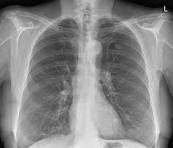
#> input picture assets/samples/chest_xray_sample.jpg, 173 x 148 px, found by its file name
$ python demo_pipeline.py   (older library calls are emulated)
#> lines starting #> are read from the running program, lines starting #| are printed output that depends on the picture; after the words box and inside, x2 and y2 are one past the last pixel; in counts of white or black regions, pixels touching at a corner belong together
### ml/src/medchron/imaging/pipeline.py

from __future__ import annotations

from dataclasses import dataclass
from pathlib import Path
from typing import Dict, List, Optional, Union

import cv2
import numpy as np

from ..config import PreprocessConfig
from .enhancement import denoise, enhance_contrast, to_grayscale
from .quality import QualityReport, assess_quality
from .roi import ROI, draw_rois, extract_rois
from .segmentation import clean_mask, segment


@dataclass
class PipelineResult:

    original: np.ndarray
    gray: np.ndarray
    denoised: np.ndarray
    enhanced: np.ndarray
    mask: np.ndarray
    cleaned_mask: np.ndarray
    quality: QualityReport
    rois: List[ROI]
    annotated: np.ndarray

    @property
    def stages(self) -> Dict[str, np.ndarray]:
        return {
            "original": self.original,
            "gray": self.gray,
            "denoised": self.denoised,
            "enhanced": self.enhanced,
            "mask": self.mask,
            "cleaned_mask": self.cleaned_mask,
            "annotated": self.annotated,
        }

    def summary(self) -> dict:
        return {
            "quality": self.quality.to_dict(),
            "num_rois": len(self.rois),
            "rois": [r.to_dict() for r in self.rois],
        }


class MedicalImagePipeline:

    def __init__(self, config: Optional[PreprocessConfig] = None) -> None:
        self.config = config or PreprocessConfig()

    def run(self, image: np.ndarray) -> PipelineResult:
        cfg = self.config

        original = cv2.resize(image, cfg.target_size, interpolation=cv2.INTER_AREA)
        gray = to_grayscale(original)
        quality = assess_quality(
            gray,
            min_focus=cfg.min_focus,
            brightness_range=(cfg.brightness_lo, cfg.brightness_hi),
            min_contrast=cfg.min_contrast,
        )
        denoised = denoise(gray, cfg)
        enhanced = enhance_contrast(denoised, cfg)
        mask = segment(enhanced, cfg)
        cleaned = clean_mask(mask, cfg)
        rois = extract_rois(cleaned, original, cfg)
        annotated = draw_rois(original, rois)

        return PipelineResult(
            original=original,
            gray=gray,
            denoised=denoised,
            enhanced=enhanced,
            mask=mask,
            cleaned_mask=cleaned,
            quality=quality,
            rois=rois,
            annotated=annotated,
        )

    def run_path(self, path: Union[str, Path]) -> PipelineResult:
#> called with path = 'assets/samples/chest_xray_sample.jpg'
        image = cv2.imread(str(path), cv2.IMREAD_COLOR)
#> image is the input picture: shape (148, 173, 3); min 0, max 243, mean 134.2
        if image is None:
            raise FileNotFoundError(f"Could not read image: {path}")
        return self.run(image)
#> in run, `original = cv2.resize(image, cfg.target_size, interpolation=cv2.INTER_..`:
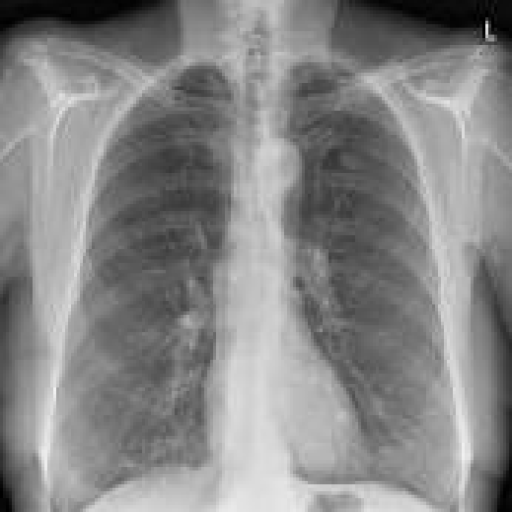
#> original: shape (512, 512, 3); min 0, max 243, mean 134.1

    # [15 lines left out: functions model_input, model_image, not called in this run]

### ml/src/medchron/imaging/enhancement.py

from __future__ import annotations

import cv2
import numpy as np

from ..config import PreprocessConfig


def _odd(value: int) -> int:
    return value if value % 2 == 1 else value + 1


def to_grayscale(image: np.ndarray) -> np.ndarray:
    if image.ndim == 2:
        return image
    if image.shape[2] == 4:
        image = cv2.cvtColor(image, cv2.COLOR_BGRA2BGR)
    return cv2.cvtColor(image, cv2.COLOR_BGR2GRAY)


def denoise(gray: np.ndarray, cfg: PreprocessConfig) -> np.ndarray:
    k = _odd(cfg.denoise_ksize)
    if cfg.denoise_method == "gaussian":
        return cv2.GaussianBlur(gray, (k, k), 0)
    if cfg.denoise_method == "median":
        return cv2.medianBlur(gray, k)
    if cfg.denoise_method == "bilateral":
        return cv2.bilateralFilter(gray, cfg.bilateral_d, 75, 75)
    return gray


def enhance_contrast(gray: np.ndarray, cfg: PreprocessConfig) -> np.ndarray:
    out = gray
    if cfg.use_hist_eq:
        out = cv2.equalizeHist(out)
    clahe = cv2.createCLAHE(
        clipLimit=cfg.clahe_clip,
        tileGridSize=(cfg.clahe_tile, cfg.clahe_tile),
    )
    return clahe.apply(out)


def normalize01(gray: np.ndarray) -> np.ndarray:
    return gray.astype(np.float32) / 255.0

### ml/src/medchron/imaging/quality.py

from __future__ import annotations

from dataclasses import dataclass, field
from typing import List, Tuple

import cv2
import numpy as np


def _piecewise(value: float, points: List[Tuple[float, float]]) -> float:
    pts = sorted(points)
    if value <= pts[0][0]:
        return pts[0][1]
    if value >= pts[-1][0]:
        return pts[-1][1]
    for (x0, y0), (x1, y1) in zip(pts, pts[1:]):
        if x0 <= value <= x1:
            t = (value - x0) / (x1 - x0)
            return y0 + t * (y1 - y0)
    return pts[-1][1]


def _status(score: float) -> str:
    if score >= 70:
        return "ok"
    if score >= 45:
        return "warn"
    return "fail"


@dataclass
class QualityCheck:
    name: str
    status: str
    detail: str

    def to_dict(self) -> dict:
        return {"name": self.name, "status": self.status, "detail": self.detail}


@dataclass
class QualityReport:

    focus: float
    brightness: float
    contrast: float
    passed: bool
    reasons: List[str] = field(default_factory=list)

    overall_score: int = 100
    focus_score: int = 100
    brightness_score: int = 100
    contrast_score: int = 100
    motion_blur_ratio: float = 1.0
    motion_blur_detected: bool = False
    checks: List[QualityCheck] = field(default_factory=list)
    recommendation: str = ""

    def to_dict(self) -> dict:
        return {
            "focus": round(self.focus, 2),
            "brightness": round(self.brightness, 2),
            "contrast": round(self.contrast, 2),
            "passed": self.passed,
            "reasons": self.reasons,
            "overall_score": self.overall_score,
            "focus_score": self.focus_score,
            "brightness_score": self.brightness_score,
            "contrast_score": self.contrast_score,
            "motion_blur_ratio": round(self.motion_blur_ratio, 3),
            "motion_blur_detected": self.motion_blur_detected,
            "checks": [c.to_dict() for c in self.checks],
            "recommendation": self.recommendation,
        }


def assess_quality(
    gray: np.ndarray,
    *,
    min_focus: float = 80.0,
    brightness_range: Tuple[float, float] = (25.0, 235.0),
    min_contrast: float = 12.0,
) -> QualityReport:
#> called with min_focus = 80, brightness_range = (25, 235), min_contrast = 12
    focus = float(cv2.Laplacian(gray, cv2.CV_64F).var())
#> focus = 47.39
    brightness = float(gray.mean())
#> brightness = 134.1
    contrast = float(gray.std())
#> contrast = 46.96

    reasons: List[str] = []
    if focus < min_focus:
        reasons.append(f"blurry / out of focus (Laplacian variance {focus:.1f} < {min_focus})")
    lo, hi = brightness_range
    if brightness < lo:
        reasons.append(f"under-exposed (mean brightness {brightness:.1f} < {lo})")
    elif brightness > hi:
        reasons.append(f"over-exposed (mean brightness {brightness:.1f} > {hi})")
    if contrast < min_contrast:
        reasons.append(f"low contrast (intensity std {contrast:.1f} < {min_contrast})")
    passed = len(reasons) == 0
#> passed = False

    focus_score = round(_piecewise(focus, [(0, 0), (min_focus, 55), (min_focus * 3, 100)]))
#> the loop in _piecewise, `for (x0, y0), (x1, y1) in zip(pts, pts[1:]):` made 1 pass
#> t on pass 1: 0.592
#> focus_score = 33
    contrast_score = round(_piecewise(contrast, [(0, 0), (min_contrast, 55), (min_contrast * 3, 100)]))
#> contrast_score = 100
    center = (lo + hi) / 2
    half = (hi - lo) / 2
    dist = abs(brightness - center)
#> dist = 4.12
    brightness_score = round(_piecewise(dist, [(0, 100), (half, 55), (half * 2, 0)]))
#> the loop in _piecewise, `for (x0, y0), (x1, y1) in zip(pts, pts[1:]):` made 1 pass
#> t on pass 1: 0.0392
#> brightness_score = 98

    gx = cv2.Sobel(gray, cv2.CV_64F, 1, 0, ksize=3)
    gy = cv2.Sobel(gray, cv2.CV_64F, 0, 1, ksize=3)
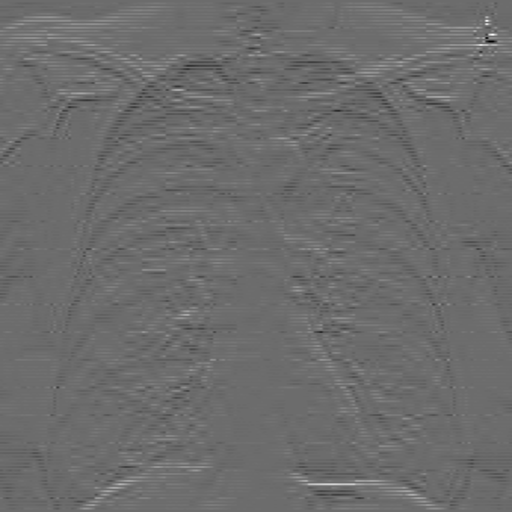
#> gy: shape (512, 512) float64; min -292, max 397, mean 1.9; drawn with min black and max white
    ex, ey = float(np.mean(gx ** 2)), float(np.mean(gy ** 2))
#> ex = 755.2; ey = 428.3
    motion_blur_ratio = min(ex, ey) / max(ex, ey) if max(ex, ey) > 0 else 1.0
#> motion_blur_ratio = 0.567
    motion_blur_detected = motion_blur_ratio < 0.35 and focus < min_focus * 1.5
#> motion_blur_detected = False

    overall_score = round(0.45 * focus_score + 0.30 * brightness_score + 0.25 * contrast_score)
#> overall_score = 69
    if motion_blur_detected:
        overall_score = max(0, overall_score - 10)
    overall_score = max(0, min(100, overall_score))

    checks = [
        QualityCheck("Focus Quality", _status(focus_score),
                     f"Laplacian variance {focus:.1f} (min {min_focus:.0f})"),
        QualityCheck("Brightness", _status(brightness_score),
                     f"mean intensity {brightness:.1f} (target {lo:.0f}-{hi:.0f})"),
        QualityCheck("Contrast", _status(contrast_score),
                     f"intensity std {contrast:.1f} (min {min_contrast:.0f})"),
    ]
    if motion_blur_detected:
        checks.append(QualityCheck(
            "Motion Blur", "warn",
            f"directional gradient ratio {motion_blur_ratio:.2f} (1.00 = isotropic)",
        ))

    if passed:
        recommendation = (
            "Image quality is excellent. Suitable for AI analysis."
            if overall_score >= 85 else
            "Image quality is acceptable. Suitable for AI analysis, though a sharper "
            "or better-exposed scan would improve reliability."
        )
    else:
        recommendation = (
            "Image quality is insufficient for reliable AI analysis: "
            + "; ".join(reasons) + ". Recommendation: retake the scan."
        )

    return QualityReport(
        focus=focus, brightness=brightness, contrast=contrast,
        passed=passed, reasons=reasons,
        overall_score=overall_score, focus_score=focus_score,
        brightness_score=brightness_score, contrast_score=contrast_score,
        motion_blur_ratio=motion_blur_ratio, motion_blur_detected=motion_blur_detected,
        checks=checks, recommendation=recommendation,
    )

### ml/src/medchron/imaging/segmentation.py

from __future__ import annotations

import cv2
import numpy as np

from ..config import PreprocessConfig

_MORPH_TYPES = {"open": cv2.MORPH_OPEN, "close": cv2.MORPH_CLOSE}


def _odd(value: int) -> int:
    return value if value % 2 == 1 else value + 1


def segment(enhanced: np.ndarray, cfg: PreprocessConfig) -> np.ndarray:
    if cfg.threshold_method == "otsu":
        _, mask = cv2.threshold(
            enhanced, 0, 255, cv2.THRESH_BINARY + cv2.THRESH_OTSU
        )
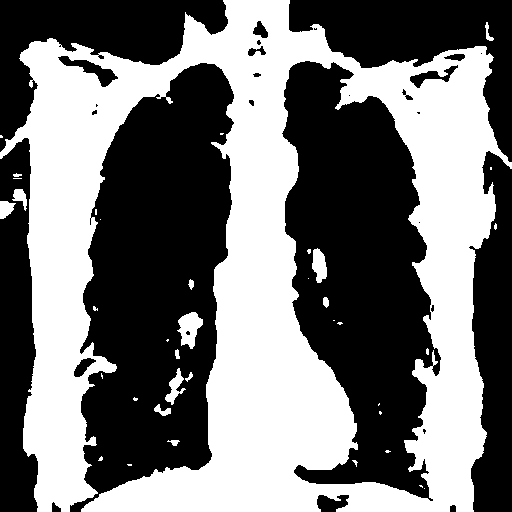
#> mask: shape (512, 512); 45.8% white; 38 white regions (24 under 20 px), largest, box (x1, y1, x2, y2) and area: (0, 0, 512, 512) 117798, (177, 312, 203, 349) 568, (312, 248, 327, 283) 366
        return mask
    if cfg.threshold_method == "adaptive_mean":
        method = cv2.ADAPTIVE_THRESH_MEAN_C
    else:
        method = cv2.ADAPTIVE_THRESH_GAUSSIAN_C
    return cv2.adaptiveThreshold(
        enhanced,
        255,
        method,
        cv2.THRESH_BINARY,
        _odd(cfg.adaptive_block_size),
        cfg.adaptive_c,
    )


def clean_mask(mask: np.ndarray, cfg: PreprocessConfig) -> np.ndarray:
    if cfg.morph_op == "none":
        return mask
    kernel = np.ones((cfg.morph_ksize, cfg.morph_ksize), np.uint8)
    if cfg.morph_op in _MORPH_TYPES:
        return cv2.morphologyEx(
            mask, _MORPH_TYPES[cfg.morph_op], kernel, iterations=cfg.morph_iterations
        )
#> returned value: shape (512, 512); 45.2% white; 15 white regions (1 under 20 px)
    if cfg.morph_op == "erode":
        return cv2.erode(mask, kernel, iterations=cfg.morph_iterations)
    if cfg.morph_op == "dilate":
        return cv2.dilate(mask, kernel, iterations=cfg.morph_iterations)
    return mask

### ml/src/medchron/imaging/roi.py

from __future__ import annotations

from dataclasses import dataclass
from typing import List

import cv2
import numpy as np

from ..config import PreprocessConfig


@dataclass
class ROI:

    x: int
    y: int
    w: int
    h: int
    area: float
    crop: np.ndarray

    @property
    def bbox(self) -> tuple[int, int, int, int]:
        return (self.x, self.y, self.w, self.h)

    def to_dict(self) -> dict:
        return {"bbox": list(self.bbox), "area": round(self.area, 1)}


def extract_rois(
    mask: np.ndarray, source: np.ndarray, cfg: PreprocessConfig
) -> List[ROI]:
    h_img, w_img = mask.shape[:2]
#> h_img = 512; w_img = 512
    min_area = cfg.min_roi_area_ratio * h_img * w_img
#> min_area = 524.3

    contours, _ = cv2.findContours(mask, cv2.RETR_EXTERNAL, cv2.CHAIN_APPROX_SIMPLE)
#> contours = 13 contours, 5 with area under 20; largest, box (x1, y1, x2, y2) and area: (0, 0, 501, 512) 160681, (179, 312, 203, 347) 515, (0, 201, 13, 219) 162, (14, 189, 26, 201) 108, (170, 375, 182, 389) 106, (166, 390, 178, 402) 86, (89, 437, 96, 446) 44, (189, 281, 194, 287) 20

    rois: List[ROI] = []
    for cnt in contours:
        area = cv2.contourArea(cnt)
        if area < min_area:
            continue
        x, y, w, h = cv2.boundingRect(cnt)
        p = cfg.roi_padding
        x0, y0 = max(0, x - p), max(0, y - p)
        x1, y1 = min(w_img, x + w + p), min(h_img, y + h + p)
        crop = source[y0:y1, x0:x1].copy()
        rois.append(ROI(x0, y0, x1 - x0, y1 - y0, float(area), crop))
#> this loop made 13 passes
#> area on passes 2, 5, 6, 7, 9, 10: 43.5, 86.5, 106, 515, 162, 108.5
#> (cnt, area) on pass 8: ([[189, 281], [189, 286], [193, 286], [193, 281]], 20)
#> after the loop, rois = 1 item

    rois.sort(key=lambda r: r.area, reverse=True)
    return rois[: cfg.max_rois]


def draw_rois(image: np.ndarray, rois: List[ROI]) -> np.ndarray:
    out = image.copy()
    if out.ndim == 2:
        out = cv2.cvtColor(out, cv2.COLOR_GRAY2BGR)
    for i, r in enumerate(rois, 1):
        cv2.rectangle(out, (r.x, r.y), (r.x + r.w, r.y + r.h), (0, 255, 0), 2)
        cv2.putText(
            out,
            f"ROI{i}",
            (r.x, max(12, r.y - 6)),
            cv2.FONT_HERSHEY_SIMPLEX,
            0.5,
            (0, 255, 0),
            1,
            cv2.LINE_AA,
        )
#> this loop made 1 pass
#> i on pass 1: 1
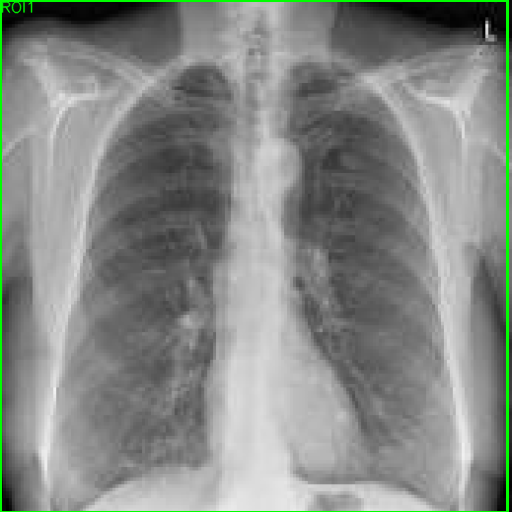
#> out: shape (512, 512, 3); 1.64% of pixels changed, all inside (x1, y1, x2, y2) = (0, 0, 509, 512)
    return out

### ml/src/medchron/config.py

from __future__ import annotations

from dataclasses import asdict, dataclass
from typing import Literal, Tuple

DenoiseMethod = Literal["gaussian", "median", "bilateral", "none"]
ThresholdMethod = Literal["otsu", "adaptive_mean", "adaptive_gaussian"]
MorphOp = Literal["none", "open", "close", "erode", "dilate"]


@dataclass(frozen=True)
class PreprocessConfig:

    target_size: Tuple[int, int] = (512, 512)
    model_input_size: Tuple[int, int] = (224, 224)

    denoise_method: DenoiseMethod = "gaussian"
    denoise_ksize: int = 5
    bilateral_d: int = 9

    min_focus: float = 80.0
    brightness_lo: float = 25.0
    brightness_hi: float = 235.0
    min_contrast: float = 12.0

    use_hist_eq: bool = True
    clahe_clip: float = 2.0
    clahe_tile: int = 8

    threshold_method: ThresholdMethod = "otsu"
    adaptive_block_size: int = 35
    adaptive_c: int = 5

    morph_op: MorphOp = "open"
    morph_ksize: int = 5
    morph_iterations: int = 1

    min_roi_area_ratio: float = 0.002
    max_rois: int = 8
    roi_padding: int = 6

    def to_dict(self) -> dict:
        return asdict(self)


PRESETS: dict[str, PreprocessConfig] = {
    "chest_xray": PreprocessConfig(),
    "brain_mri": PreprocessConfig(
        denoise_method="bilateral",
        clahe_clip=3.0,
        threshold_method="otsu",
        morph_op="close",
        min_focus=20.0,
    ),
    "mammography": PreprocessConfig(
        clahe_clip=2.5,
        min_roi_area_ratio=0.001,
        max_rois=4,
    ),
}


def get_config(name: str = "chest_xray") -> PreprocessConfig:
    try:
        return PRESETS[name]
    except KeyError as exc:
        raise KeyError(
            f"Unknown modality preset {name!r}. Known: {sorted(PRESETS)}"
        ) from exc

### ml/scripts/demo_pipeline.py
"""Run the MedChron preprocessing pipeline on a sample image and save a montage.

Uses only OpenCV/NumPy (no matplotlib), so it runs headless anywhere.

    python ml/scripts/demo_pipeline.py \
        --image assets/samples/chest_xray_sample.jpg \
        --modality chest_xray \
        --out ml/artifacts/pipeline_demo.png
"""

from __future__ import annotations

import argparse
import json
from pathlib import Path

import cv2
import numpy as np

from medchron import MedicalImagePipeline, get_config
from medchron.imaging.pipeline import PipelineResult


def _to_bgr(img: np.ndarray, size: tuple[int, int]) -> np.ndarray:
    """Normalise any stage image to a fixed-size 3-channel BGR tile."""
#> called with size = (256, 256)
    if img.ndim == 2:
        img = cv2.cvtColor(img, cv2.COLOR_GRAY2BGR)
    return cv2.resize(img, size, interpolation=cv2.INTER_AREA)
#> returned value: shape (256, 256, 3)


def _label(tile: np.ndarray, text: str) -> np.ndarray:
    """Draw a caption bar along the bottom of a tile."""
#> called with text = 'original'
    out = tile.copy()
    h, w = out.shape[:2]
#> h = 256; w = 256
    cv2.rectangle(out, (0, h - 24), (w, h), (0, 0, 0), -1)
    cv2.putText(
        out, text, (6, h - 7), cv2.FONT_HERSHEY_SIMPLEX, 0.5, (255, 255, 255), 1, cv2.LINE_AA
    )
    return out


def build_montage(result: PipelineResult, tile: int = 256, cols: int = 4) -> np.ndarray:
    """Grid every named pipeline stage into one image."""
    tiles = [
        _label(_to_bgr(img, (tile, tile)), name)
        for name, img in result.stages.items()
    ]
#> call 4 of _label, with text = 'enhanced'
#> in _label (call 4), `cv2.putText( out, text, (6, h - 7), cv2.FONT_HERSHEY_SIMPLEX, 0.5, (25..`:
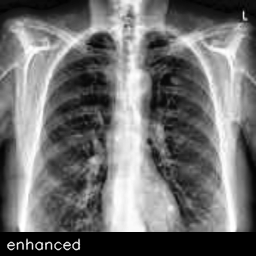
#> out: shape (256, 256, 3); min 0, max 255, mean 112.4
#> in _to_bgr (call 6), `img = cv2.cvtColor(img, cv2.COLOR_GRAY2BGR)`: img: shape (512, 512, 3); 45.2% white; 15 white regions (1 under 20 px), largest, box (x1, y1, x2, y2) and area: (0, 0, 501, 512) 116798, (179, 312, 203, 347) 548, (312, 249, 327, 282) 357
#> in _label (call 7), `cv2.putText( out, text, (6, h - 7), cv2.FONT_HERSHEY_SIMPLEX, 0.5, (25..`:
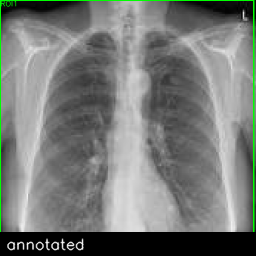
#> out: shape (256, 256, 3); mean of channels 0, 1, 2 118.8, 122.2, 118.8; drawn as B, G, R
#> tiles = 7 items
    while len(tiles) % cols != 0:
        tiles.append(np.zeros((tile, tile, 3), np.uint8))  # pad the last row
#> this loop made 1 pass
#> after the loop, tiles = 8 items
    rows = [np.hstack(tiles[i : i + cols]) for i in range(0, len(tiles), cols)]
#> rows = 2 items
    return np.vstack(rows)
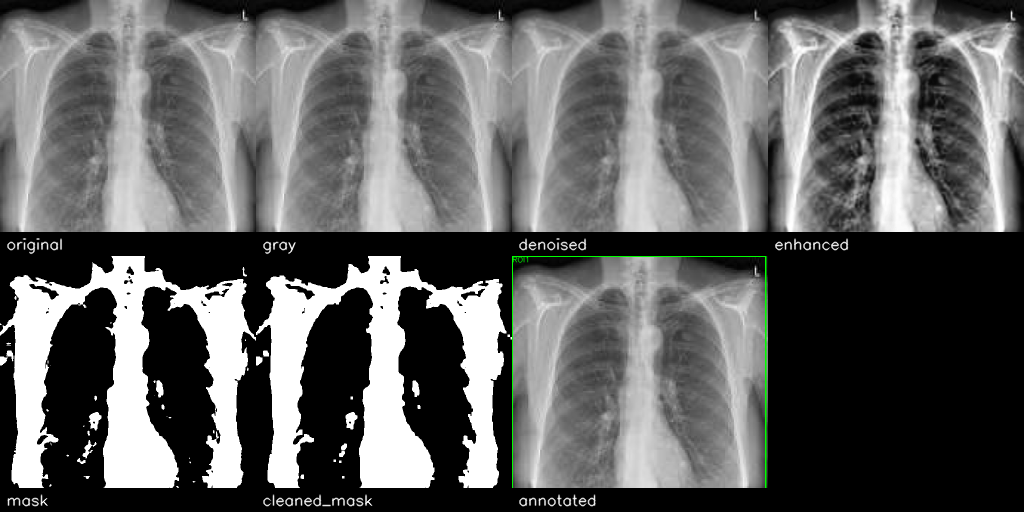
#> returned value: shape (512, 1024, 3); mean of channels 0, 1, 2 99.1, 99.5, 99.1; drawn as B, G, R


def main() -> None:
    parser = argparse.ArgumentParser(description="MedChron preprocessing demo")
    parser.add_argument("--image", default="assets/samples/chest_xray_sample.jpg")
    parser.add_argument("--modality", default="chest_xray")
    parser.add_argument("--out", default="ml/artifacts/pipeline_demo.png")
    args = parser.parse_args()

    pipe = MedicalImagePipeline(get_config(args.modality))
    result = pipe.run_path(args.image)

    out_path = Path(args.out)
    out_path.parent.mkdir(parents=True, exist_ok=True)
    cv2.imwrite(str(out_path), build_montage(result))

    print(json.dumps(result.summary(), indent=2))
#> (printed output is left out)
    print(f"\nMontage saved -> {out_path}")


if __name__ == "__main__":
    main()
